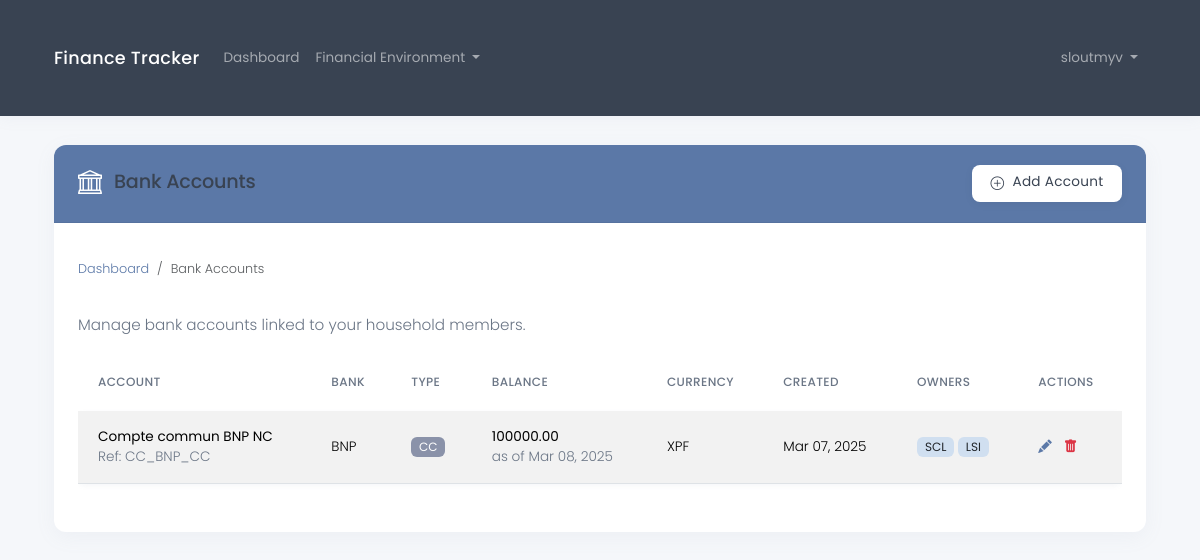
/en/financial/bank-accounts/ (signed in), run on the app's committed database.
### core/models.py (models this page shows, shortened)
class BankAccount(models.Model):
    CURRENCY_CHOICES = [
        ('EUR', _('Euro (€)')),
        ('USD', _('US Dollar ($)')),
        ('GBP', _('British Pound (£)')),
        ('JPY', _('Japanese Yen (¥)')),
        ('CHF', _('Swiss Franc (Fr)')),
        ('AUD', _('Australian Dollar (A$)')),
        ('CAD', _('Canadian Dollar (C$)')),
        ('XPF', _('CFP Franc (₣)')),
        ('CNY', _('Chinese Yuan (¥)')),
    ]
    name = models.CharField(max_length=100, help_text=_("Name of the account"))
    bank_name = models.CharField(max_length=100, help_text=_("Name of the bank"), default="")
    account_type = models.ForeignKey(AccountType, on_delete=models.PROTECT, related_name='accounts', null=True)
    members = models.ManyToManyField(HouseholdMember, related_name='bank_accounts')
    reference = models.CharField(max_length=100, blank=True, help_text=_("Auto-generated reference code"))
    currency = models.CharField(
        max_length=3,
        choices=CURRENCY_CHOICES,
        default='EUR',
        help_text=_("Three-letter currency code")
    )
    balance = models.DecimalField(
        max_digits=12,
        decimal_places=2,
        default=0.0,
        help_text=_("Current balance of the account")
    )
    balance_date = models.DateField(
        default=timezone.now,
        help_text=_("Date when the balance was last updated")
    )
    timestamp = models.DateTimeField(default=timezone.now, help_text=_("Account creation date and time"))
    created_at = models.DateTimeField(auto_now_add=True)
    updated_at = models.DateTimeField(auto_now=True)
    class Meta:
        ordering = ['bank_name', 'name']

class AccountType(models.Model):
    designation = models.CharField(max_length=100)
    short_designation = models.CharField(max_length=10)
    created_at = models.DateTimeField(auto_now_add=True)
    updated_at = models.DateTimeField(auto_now=True)
    class Meta:
        ordering = ['designation']

class HouseholdMember(models.Model):
    tax_household = models.ForeignKey(TaxHousehold, on_delete=models.CASCADE, related_name='members')
    first_name = models.CharField(max_length=100)
    last_name = models.CharField(max_length=100)
    date_of_birth = models.DateField()
    trigram = models.CharField(max_length=3, editable=False)
    created_at = models.DateTimeField(auto_now_add=True)
    updated_at = models.DateTimeField(auto_now=True)

### core/views.py (the view)
# urls.py: path('financial/bank-accounts/', views.bank_account_list, name='bank_account_list'),
@login_required
def bank_account_list(request):
    try:
        household = request.user.tax_household
        members = household.members.all()
        has_members = members.exists()
        bank_accounts = BankAccount.objects.filter(members__in=members).distinct() if has_members else []
        return render(request, 'financial/bank_account_list.html', {
            'bank_accounts': bank_accounts,
            'has_household': True,
            'has_members': has_members
        })
    except TaxHousehold.DoesNotExist:
        return render(request, 'financial/bank_account_list.html', {
            'bank_accounts': [],
            'has_household': False,
            'has_members': False
        })

### core/context_processors.py (called while the page is built)
def language_context(request):
    language_code = getattr(request, 'LANGUAGE_CODE', settings.LANGUAGE_CODE)
    return {
        'LANGUAGE_CODE': language_code,
        'LANGUAGES': settings.LANGUAGES,
    }

### templates/financial/bank_account_list.html (shortened to what this page needs)
{% extends 'base.html' %}
{% load i18n_extras %}
{% block content %}
<div class="row">
    <div class="col-md-12">
        <div class="card">
            <div class="card-header bg-primary text-white d-flex align-items-center justify-content-between">
                <div>
                    <i class="bi bi-bank me-2 fs-4"></i>
                    <h3 class="mb-0 d-inline">{% translate_json "Bank Accounts" %}</h3>
                </div>
                {% if has_household and has_members %}
                <a href="{% url 'bank_account_create' %}" class="btn btn-light">
                    <i class="bi bi-plus-circle me-1"></i> {% translate_json "Add Account" %}
                </a>
                {% endif %}
            </div>
            <div class="card-body">
                <nav aria-label="breadcrumb" class="mb-4">
                    <ol class="breadcrumb">
                        <li class="breadcrumb-item"><a href="{% url 'dashboard' %}">{% translate_json "Dashboard" %}</a></li>
                        <li class="breadcrumb-item active" aria-current="page">{% translate_json "Bank Accounts" %}</li>
                    </ol>
                </nav>
                {% if not has_household %}
                    <div class="alert alert-warning">
                        <h5 class="alert-heading">{% translate_json "You need to create a tax household first" %}</h5>
                        <p>{% translate_json "Before adding bank accounts, you need to set up your tax household." %}</p>
                        <hr>
                        <div class="d-grid gap-2 d-md-flex">
                            <a href="{% url 'household_create' %}" class="btn btn-primary">
                                <i class="bi bi-house-add-fill me-1"></i> {% translate_json "Create Tax Household" %}
                            </a>
                        </div>
                    </div>
                {% else %}
                    <p class="lead">{% translate_json "Manage bank accounts linked to your household members." %}</p>
                    {% if bank_accounts %}
                        <div class="table-responsive">
                            <table class="table table-striped">
                                <thead>
                                    <tr>
                                        <th>{% translate_json "Account" %}</th>
                                        <th>{% translate_json "Bank" %}</th>
                                        <th>{% translate_json "Type" %}</th>
                                        <th>{% translate_json "Balance" %}</th>
                                        <th>{% translate_json "Currency" %}</th>
                                        <th>{% translate_json "Created" %}</th>
                                        <th>{% translate_json "Owners" %}</th>
                                        <th>{% translate_json "Actions" %}</th>
                                    </tr>
                                </thead>
                                <tbody>
                                    {% for account in bank_accounts %}
                                    <tr>
                                        <td>
                                            <strong>{{ account.name }}</strong>
                                            <div class="small text-muted">{% translate_json "Ref" %}: {{ account.reference }}</div>
                                        </td>
                                        <td>{{ account.bank_name }}</td>
                                        <td>
                                            {% if account.account_type %}
                                                <span class="badge bg-secondary" title="{{ account.account_type.designation }}">
                                                    {{ account.account_type.short_designation }}
                                                </span>
                                            {% else %}
                                                <span class="text-muted">{% translate_json "Not set" %}</span>
                                            {% endif %}
                                        </td>
                                        <td>
                                            <strong>{{ account.balance }}</strong>
                                            <div class="small text-muted" title="{{ account.balance_date|date:'F j, Y' }}">
                                                {% translate_json "as of" %} {{ account.balance_date|date:"M d, Y" }}
                                            </div>
                                        </td>
                                        <td>{{ account.currency }}</td>
                                        <td><span title="{{ account.timestamp|date:'F j, Y, g:i a' }}">{{ account.timestamp|date:"M d, Y" }}</span></td>
                                        <td>
                                            {% for member in account.members.all %}
                                                <span class="badge bg-info text-dark" title="{{ member.first_name }} {{ member.last_name }}">
                                                    {{ member.trigram }}
                                                </span>
                                            {% empty %}
                                                <span class="text-muted">{% translate_json "No owners" %}</span>
                                            {% endfor %}
                                        </td>
                                        <td>
                                            <div>
                                                <a href="{% url 'bank_account_update' account.pk %}" class="text-primary me-2" style="text-decoration: none;">
                                                    <i class="bi bi-pencil-fill"></i>
                                                </a>
                                                <a href="{% url 'bank_account_delete' account.pk %}" class="text-danger" style="text-decoration: none;">
                                                    <i class="bi bi-trash-fill"></i>
                                                </a>
                                            </div>
                                        </td>
                                    </tr>
                                    {% endfor %}
                                </tbody>
                            </table>
                        </div>
                    {% else %}
                        <div class="alert alert-info">
                            <p>{% translate_json "You haven't added any bank accounts yet. Click the button above to add your first account." %}</p>
                        </div>
                    {% endif %}
                {% endif %}
            </div>
        </div>
    </div>
</div>
{% endblock %}

### templates/base.html (shortened to what this page needs)
{% load i18n %}
{% load i18n_extras %}
{% load static %}
<!DOCTYPE html>
<html lang="{{ LANGUAGE_CODE }}">
<head>
    <link href="https://cdn.jsdelivr.net/npm/bootstrap@5.3.2/dist/css/bootstrap.min.css" rel="stylesheet">
    <link rel="stylesheet" href="https://cdn.jsdelivr.net/npm/bootstrap-icons@1.11.3/font/bootstrap-icons.min.css">
    <link rel="stylesheet" href="{% static 'css/custom.css' %}">
</head>
<body>
    <nav class="navbar navbar-expand-lg navbar-dark bg-dark">
        <div class="container">
            <a class="navbar-brand" href="{% url 'home' %}">{% translate_json "Finance Tracker" %}</a>
            <div class="collapse navbar-collapse" id="navbarNav">
                <ul class="navbar-nav me-auto">
                    {% if user.is_authenticated %}
                        <li class="nav-item">
                            <a class="nav-link" href="{% url 'dashboard' %}">{% translate_json "Dashboard" %}</a>
                        </li>
                        <li class="nav-item dropdown">
                            <a class="nav-link dropdown-toggle" href="#" id="financialDropdown" role="button" data-bs-toggle="dropdown">
                                {% translate_json "Financial Environment" %}
                            </a>
                        </li>
                    {% endif %}
                </ul>
                <ul class="navbar-nav ms-auto">
                    {% if user.is_authenticated %}
                        <li class="nav-item dropdown">
                            <a class="nav-link dropdown-toggle" href="#" id="navbarDropdown" role="button" data-bs-toggle="dropdown">
                                {{ user.username }}
                            </a>
                        </li>
                    {% else %}
                        <li class="nav-item">
                            <a class="nav-link" href="{% url 'login' %}">{% translate_json "Login" %}</a>
                        </li>
                    {% endif %}
                </ul>
            </div>
        </div>
    </nav>
    <div class="container">
        {% block content %}{% endblock %}
    </div>
</body>
</html>

### static/css/custom.css (style rules this page uses)
:root { --primary: #5b78a7; --primary-light: #d0dff0; --primary-hover: #4a6791; --secondary: #8a92a9; --secondary-light: #ebeef5; --accent: #b38d97; --accent-light: #f4e8eb; --success: #7ba59a; --success-light: #e1eeeb; --success-hover: #6a9188; --warning: #c2b091; --warning-light: #f5f1e8; --danger: #a97e7e; --danger-light: #f1e5e5; --dark: #394352; --medium: #6b7686; --light: #f5f7fa; --white: #ffffff; --shadow: rgba(145, 155, 174, 0.08); --font-body: 'Poppins', -apple-system, BlinkMacSystemFont, sans-serif; --transition: all 0.3s ease; }
body { font-family: var(--font-body); color: var(--dark); background-color: var(--light); line-height: 1.5; font-weight: 300; font-size: 0.9rem; }
h1, h2, h3, h4, h5, h6 { font-weight: 500; letter-spacing: -0.01em; color: var(--dark); }
p { font-size: 0.9rem; font-weight: 300; color: var(--medium); }
.navbar { box-shadow: 0 2px 15px var(--shadow); padding: 0.7rem 1rem; }
.navbar.navbar-dark.bg-dark { background-color: var(--dark) !important; }
.navbar-brand { font-weight: 500; letter-spacing: 0.3px; font-size: 1.1rem; }
.navbar-nav .nav-link { font-weight: 400; padding: 0.5rem 1rem; transition: var(--transition); font-size: 0.85rem; }
.card { border: none; border-radius: 12px; box-shadow: 0 5px 20px var(--shadow); transition: var(--transition); margin-bottom: 24px; background-color: var(--white); }
.card-header { background-color: var(--white); border-bottom: 1px solid rgba(0,0,0,0.05); padding: 1.25rem 1.5rem; border-radius: 12px 12px 0 0 !important; font-weight: 500; font-size: 0.95rem; }
.card-header.bg-primary { background-color: var(--primary) !important; color: var(--white); }
.card-body { padding: 1.5rem; }
.btn { border-radius: 8px; padding: 0.45rem 1.15rem; font-weight: 400; letter-spacing: 0.3px; transition: var(--transition); border: none; box-shadow: 0 2px 10px rgba(0,0,0,0.05); font-size: 0.85rem; }
.btn-light { background-color: var(--white); color: var(--dark); }
.badge { font-weight: 400; padding: 0.35em 0.65em; border-radius: 6px; font-size: 0.75rem; }
.badge.bg-secondary { background-color: var(--secondary) !important; color: var(--white); }
.badge.bg-info { background-color: var(--primary-light) !important; color: var(--primary); }
.bi { vertical-align: -0.125em; }
.table { border-collapse: separate; border-spacing: 0 0.5rem; font-size: 0.85rem; }
.table thead th { border-bottom: none; padding: 0.75rem 1.25rem; color: var(--medium); font-weight: 500; font-size: 0.75rem; text-transform: uppercase; letter-spacing: 0.03em; }
.table tbody tr { background-color: var(--white); box-shadow: 0 2px 5px var(--shadow); border-radius: 8px; transition: var(--transition); }
.table td { padding: 1rem 1.25rem; vertical-align: middle; border-top: none; }
.text-primary { color: var(--primary) !important; }
.text-muted { color: var(--medium) !important; font-size: 0.85rem; }
.breadcrumb { background-color: transparent; padding: 0.75rem 0; font-size: 0.8rem; }
.breadcrumb-item a { color: var(--primary); text-decoration: none; }
.container { padding: 1.8rem 1.5rem; }
.lead { font-size: 0.95rem; font-weight: 300; color: var(--medium); }
h3 { font-size: 1.2rem; }
.card-header h3 { margin-bottom: 0; }
.bg-primary { background-color: var(--primary) !important; }
@media (min-width: 992px) { .container { max-width: 960px; } }
@media (min-width: 1200px) { .container { max-width: 1140px; } }

### data on the page
BankAccount: name "Compte commun BNP NC", reference "CC_BNP_CC", bank_name "BNP", account_type.short_designation "CC", balance "100000.00", balance_date "Mar 08, 2025", currency "XPF", timestamp "Mar 07, 2025"
HouseholdMember: trigram "SCL"
HouseholdMember: trigram "LSI"

### other printed values
{{ user.username }} "sloutmyv"
